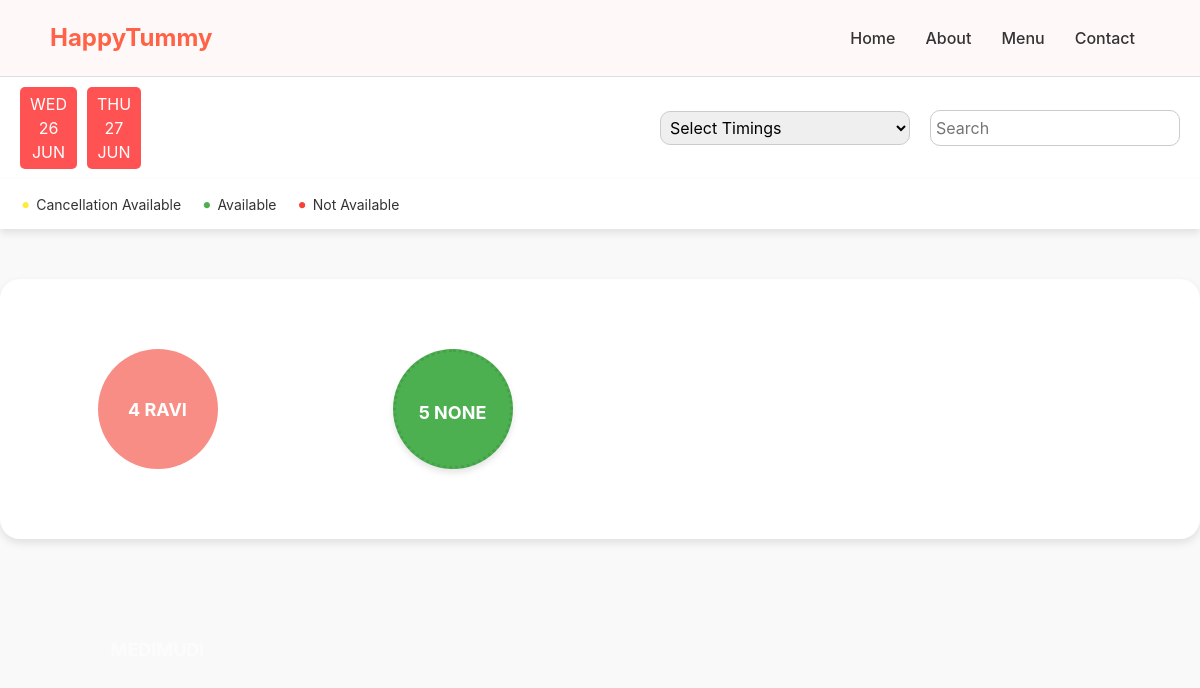
//status/, run on the app's committed database.
### Bookings/models.py (models this page shows, shortened)
class Reservations(models.Model):
    date = models.DateField()
    table_number = models.CharField(max_length=30)
    lunch_or_dinner = models.CharField(max_length=10, choices=[('Lunch', 'Lunch'), ('Dinner', 'Dinner')], blank=True, null=True)
    name = models.CharField(max_length=100, blank=True, null=True)
    email = models.EmailField(blank=True, null=True)
    reserved = models.BooleanField(default=False)

### Bookings/views.py (the view)
# urls.py: path('/status/', views.status_table, name = 'status'),
def status_table(request):
    reservations = Reservations.objects.all()
    context = {
        'tables' : reservations,
        'show_booknow' : True
    }
    return render(request, 'Bookings/status_table.html', context)

### Bookings/templates/Bookings/status_table.html (shortened to what this page needs)
{% extends "Bookings/base.html" %}
{% load static %}
{% block status_table %}
<nav class="navb">
    <div class="nav-date">
        <div class="date-box">
            <span class="day">WED</span>
            <span class="date">26</span>
            <span class="month">JUN</span>
        </div>
        <div class="date-box">
            <span class="day">THU</span>
            <span class="date">27</span>
            <span class="month">JUN</span>
        </div>
    </div>
    <div class="nav-controls">
        <div class="nav-control">
            <select>
                <option>Select Timings</option>
            </select>
        </div>
        <div class="nav-control">
            <input type="text" placeholder="Search">
        </div>
    </div>
</nav>
<div class="nav-footer">
    <span class="indicator cancellation">Cancellation Available</span>
    <span class="indicator available">Available</span>
    <span class="indicator fast-filling">Not Available</span>
</div>
<div class="container">
    <div class="table-container">
        {% for table in tables %}
            <button class="{% if not table.reserved %}table-status-available{% else %}table-status-not-available{% endif %}">
                {{ table.table_number }}
                {{ table.name }}
            </button>
        {% endfor %}
    </div>
</div>
{% endblock status_table %}

### Bookings/static/Bookings/styles1.css (style rules this page uses)
.navb { display: flex; justify-content: space-between; align-items: center; background-color: #fff; padding: 10px 20px; box-shadow: 0 4px 8px rgba(0, 0, 0, 0.1); }
.nav-date { display: flex; }
.date-box { display: flex; flex-direction: column; align-items: center; background-color: #ff5252; color: #fff; padding: 5px 10px; margin-right: 10px; border-radius: 5px; }
.day, .date, .month { display: block; }
.nav-controls { display: flex; align-items: center; }
.nav-control { margin-left: 20px; }
.nav-control select, .nav-control input { padding: 5px; border: 1px solid #ccc; border-radius: 10px; width: 250px; }
.nav-footer { margin-bottom: 50px; display: flex; justify-content: flex-start; align-items: center; background-color: #fff; padding: 10px 20px; box-shadow: 0 4px 8px rgba(0, 0, 0, 0.1); }
.indicator { display: flex; align-items: center; margin-right: 20px; font-size: 14px; }
.indicator.cancellation::before { content: '•'; color: #ffeb3b; font-size: 20px; margin-right: 5px; }
.indicator.available::before { content: '•'; color: #4caf50; font-size: 20px; margin-right: 5px; }
.indicator.fast-filling::before { content: '•'; color: #f44336; font-size: 20px; margin-right: 5px; }
.container { max-width: 1200px; margin: 0 auto; padding: 50px; background-color: #fff; box-shadow: 0 4px 8px rgba(0, 0, 0, 0.1); border-radius: 20px; }
.table-container { display: grid; grid-template-columns: repeat(auto-fill, minmax(120px, 1fr)); gap: 120px; justify-items: center; align-items: center; padding: 20px; }
.table-status-available { width: 120px; height: 120px; border-radius: 50%; font-size: 18px; line-height: 120px; text-align: center; color: #fff; font-weight: bold; text-transform: uppercase; border: dotted; border-color: #45a049; cursor: pointer; transition: background-color 0.3s ease, transform 0.3s ease, box-shadow 0.3s ease; box-shadow: 0 4px 6px rgba(0, 0, 0, 0.1); background-color: #4caf50; }
.table-status-not-available { width: 120px; height: 120px; border-radius: 50%; font-size: 18px; line-height: 120px; text-align: center; color: #fff; font-weight: bold; text-transform: uppercase; border: none; cursor: not-allowed; background-color: #f44336; opacity: 0.6; }

### data on the page
Reservations: table_number "4", name "RAVI TEJA MEDIMUDI"
Reservations: table_number "5", name "NONE"
